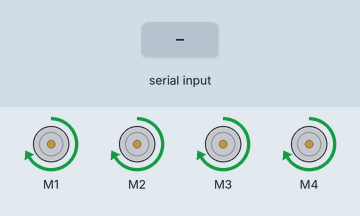
Recording of a sketch running on a simulated Arduino Uno, built with avr-gcc and run on an emulated ATmega328P. Parts: 4 × DC motor (green arrow = forward, orange = backward, longer = faster). The test bench sets the inputs (shaded band). What the sketch prints to the serial monitor is not drawn.

Above: at 0.1 s.
At 2.2 s:
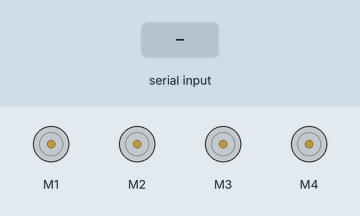
2.3 s: "FORWARD\n" received over the second serial link
At 3.4 s:
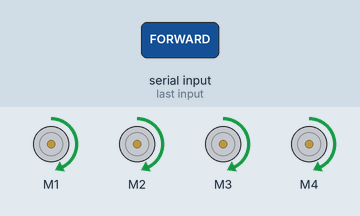
Timing chart, 0 to 5.3 s (numbered marks = the images above; inputs shaded):
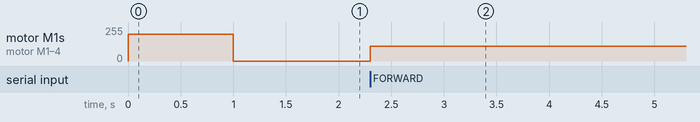

Measured:
- after the input at 2.3 s, motor M1–4: stopped → forward 110/255 at once

The sketch:

MotorTest.ino
```cpp
// (licence header left out)
#include<SoftwareSerial.h>
#include <AFMotor.h>

AF_DCMotor motor1(1);
AF_DCMotor motor2(2);
AF_DCMotor motor3(3);
AF_DCMotor motor4(4);

const int btTX = 0;
const int btRX = 1;
const int speed = 110;

SoftwareSerial BTSerial(btTX,btRX);

void setup() {
  Serial.begin(9600);           // set up Serial library at 9600 bps
  Serial.println("Motor test!");
  // turn on motor
  motor1.setSpeed(200);
  motor2.setSpeed(200);
  motor3.setSpeed(200);
  motor4.setSpeed(200);

  motor1.run(FORWARD);
  motor2.run(FORWARD);
  motor3.run(FORWARD);
  motor4.run(FORWARD);

  delay(1000);

  motor1.run(RELEASE);
  motor2.run(RELEASE);
  motor3.run(RELEASE);
  motor4.run(RELEASE);

  BTSerial.begin(9600);
}

void loop() {
  if(BTSerial.available()){
    String command = BTSerial.readStringUntil('\n');
    command.trim();

    if(command == "FORWARD"){
      forward();
    }

  }

}

void forward(){
  motor1.run(FORWARD);
  motor2.run(FORWARD);
  motor3.run(FORWARD);
  motor4.run(FORWARD);
  motor1.setSpeed(speed);
  motor2.setSpeed(speed);
  motor3.setSpeed(speed);
  motor4.setSpeed(speed);
}
```
